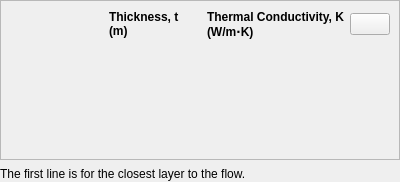
<?xml version="1.0" encoding="UTF-8"?>
<ui version="4.0">
 <class>WallLayersWidget</class>
 <widget class="QWidget" name="WallLayersWidget">
  <property name="geometry">
   <rect>
    <x>0</x>
    <y>0</y>
    <width>400</width>
    <height>182</height>
   </rect>
  </property>
  <property name="windowTitle">
   <string>Form</string>
  </property>
  <layout class="QVBoxLayout" name="verticalLayout">
   <property name="leftMargin">
    <number>0</number>
   </property>
   <property name="topMargin">
    <number>0</number>
   </property>
   <property name="rightMargin">
    <number>0</number>
   </property>
   <property name="bottomMargin">
    <number>0</number>
   </property>
   <item>
    <widget class="QScrollArea" name="scrollArea">
     <property name="sizePolicy">
      <sizepolicy hsizetype="Expanding" vsizetype="Fixed">
       <horstretch>0</horstretch>
       <verstretch>0</verstretch>
      </sizepolicy>
     </property>
     <property name="minimumSize">
      <size>
       <width>0</width>
       <height>160</height>
      </size>
     </property>
     <property name="widgetResizable">
      <bool>true</bool>
     </property>
     <widget class="QWidget" name="scrollAreaWidgetContents">
      <property name="geometry">
       <rect>
        <x>0</x>
        <y>0</y>
        <width>398</width>
        <height>158</height>
       </rect>
      </property>
      <layout class="QVBoxLayout" name="verticalLayout_11">
       <property name="leftMargin">
        <number>0</number>
       </property>
       <property name="topMargin">
        <number>0</number>
       </property>
       <property name="rightMargin">
        <number>0</number>
       </property>
       <property name="bottomMargin">
        <number>9</number>
       </property>
       <item>
        <widget class="QFrame" name="wallLayersTable">
         <property name="styleSheet">
          <string notr="true"/>
         </property>
         <property name="frameShadow">
          <enum>QFrame::Plain</enum>
         </property>
         <layout class="QGridLayout" name="gridLayout_3">
          <property name="verticalSpacing">
           <number>2</number>
          </property>
          <item row="0" column="2">
           <widget class="QLabel" name="label_2">
            <property name="font">
             <font>
              <bold>true</bold>
             </font>
            </property>
            <property name="text">
             <string>Thermal Conductivity, K&lt;br/&gt;(W/m⋅K)</string>
            </property>
           </widget>
          </item>
          <item row="0" column="3">
           <widget class="FlatPushButton" name="addWallLayer">
            <property name="sizePolicy">
             <sizepolicy hsizetype="Fixed" vsizetype="Fixed">
              <horstretch>0</horstretch>
              <verstretch>0</verstretch>
             </sizepolicy>
            </property>
            <property name="text">
             <string/>
            </property>
            <property name="icon">
             <iconset resource="../../../../resource.qrc">
              <normaloff>:/icons/add-circle-outline.svg</normaloff>:/icons/add-circle-outline.svg</iconset>
            </property>
           </widget>
          </item>
          <item row="0" column="0">
           <widget class="QLabel" name="label_3">
            <property name="font">
             <font>
              <bold>true</bold>
             </font>
            </property>
            <property name="text">
             <string/>
            </property>
           </widget>
          </item>
          <item row="0" column="1">
           <widget class="QLabel" name="label">
            <property name="font">
             <font>
              <bold>true</bold>
             </font>
            </property>
            <property name="text">
             <string>Thickness, t&lt;br/&gt;(m)</string>
            </property>
           </widget>
          </item>
         </layout>
        </widget>
       </item>
       <item>
        <spacer name="verticalSpacer">
         <property name="orientation">
          <enum>Qt::Vertical</enum>
         </property>
         <property name="sizeHint" stdset="0">
          <size>
           <width>40</width>
           <height>20</height>
          </size>
         </property>
        </spacer>
       </item>
      </layout>
     </widget>
    </widget>
   </item>
   <item>
    <widget class="QLabel" name="label_4">
     <property name="text">
      <string>The first line is for the closest layer to the flow.</string>
     </property>
    </widget>
   </item>
  </layout>
 </widget>
 <customwidgets>
  <customwidget>
   <class>FlatPushButton</class>
   <extends>QPushButton</extends>
   <header location="global">widgets.flat_push_button</header>
  </customwidget>
 </customwidgets>
 <resources>
  <include location="../../../../resource.qrc"/>
 </resources>
 <connections/>
</ui>
